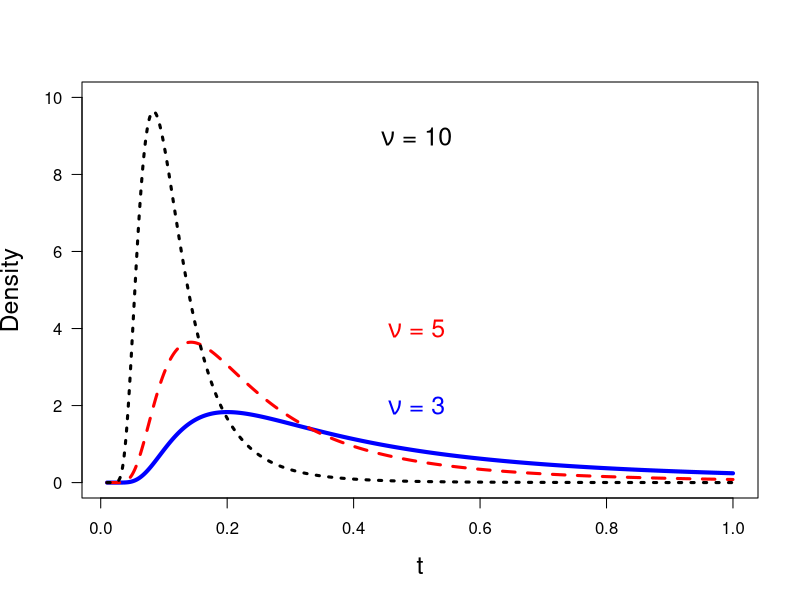

Here is the R script that generated this plot:
print('file: PDsPDFsInvChiSquaredPDF.R')
# inverse chi-squared PDF
# source('invChiSq.R')
invChiSq = function(x,nu) {
  icsq = 2^(-nu/2)/gamma(nu/2)*x^(-nu/2-1)*exp(-1/(2*x)); 
  return(icsq)}
x = seq(0.01,1,0.001)
chisq3 = invChiSq(x,3); chisq5 = invChiSq(x,5); chisq10 = invChiSq(x,10)
# png('invchi-squaredBook160104R.png',width=16,height=16,units='cm',res=300)
plot(x,chisq3,type='l',col='blue',xlab='t',ylab='Density',lwd=4,
     ylim=c(0,10),las=1,cex.lab=1.5)
lines(x,chisq5,col='red',lwd=3,lty=2); lines(x,chisq10,col='black',lwd=3,lty=3)
xt = 0.5
text(xt,9,expression(paste(nu,' = 10')),col='black',cex=1.5)
text(xt,4,expression(paste(nu,' = 5')),col='red',cex=1.5); 
text(xt,2,expression(paste(nu,' = 3')),col='blue',cex=1.5)
# dev.off()
